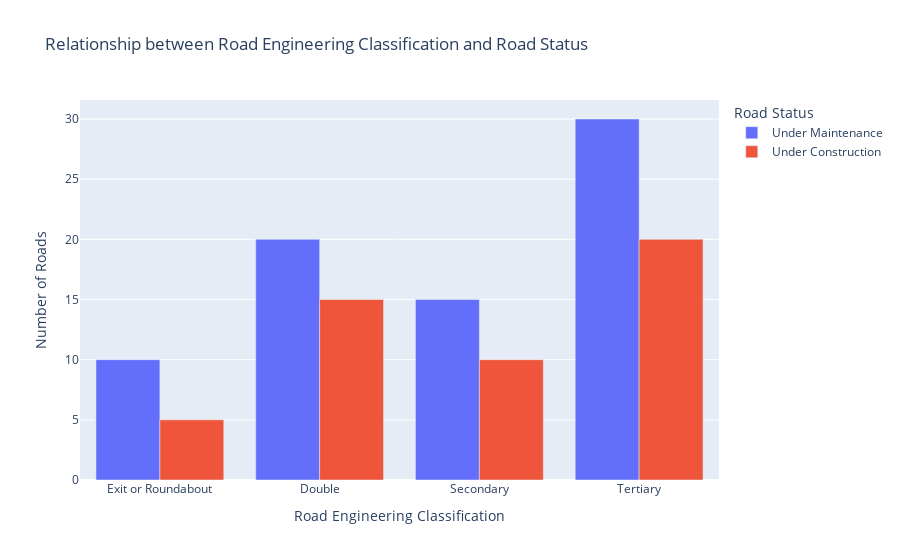

Notebook code for this chart:
### Code cell
import pandas as pd
import plotly.express as px
import plotly.graph_objects as go
data = pd.read_csv('road-statistics- (2).csv')
missing_values = data.isnull().sum()
english_data = data[[
    'رقم الطريق',
    'اسم الطريق عربي',
    'اتجاه الطريق انجليزي',
    'التصنيف الهندسي للطريق انجليزي',
    'ملكية الطريق انجليزي',
    'التصنيف الوظيفي للطريق انجليزي',
    'حالة الطريق انجليزي',
    'الطول الهندسي الطريق',
    'المنطقة'
]]
riyadh_data = data[data['المنطقة'] == 'الرياض']
duplicate_rows = riyadh_data[riyadh_data.duplicated()]
riyadh_data_without_duplicates = riyadh_data.drop_duplicates()
riyadh_data = riyadh_data.drop_duplicates()
# Calculate the average road length in Riyadh
average_road_length_riyadh = riyadh_data['الطول الهندسي الطريق'].mean()
# Data
data = {
    'Road Engineering Classification': ['Exit or Roundabout', 'Double', 'Secondary', 'Tertiary'],
    'Under Maintenance': [10, 20, 15, 30],  # Number of roads under maintenance
    'Under Construction': [5, 15, 10, 20]  # Number of roads under construction
}
df = pd.DataFrame(data)
# Plotting the bar chart
fig = px.bar(df, x='Road Engineering Classification', y=['Under Maintenance', 'Under Construction'],
             title='Relationship between Road Engineering Classification and Road Status',
             labels={'value': 'Number of Roads', 'variable': 'Road Status'},
             barmode='group')
# Show the interactive plot
fig.show()

### Figure 1 — Plotly figure (JSON) as saved in the notebook; plotly's stock layout.template omitted (floating-point values rounded to 4 significant figures)
{"data": [{"alignmentgroup": "True", "hovertemplate": "Road Status=Under Maintenance<br>Road Engineering Classification=%{x}<br>Number of Roads=%{y}<extra></extra>", "legendgroup": "Under Maintenance", "marker": {"color": "#636efa", "pattern": {"shape": ""}}, "name": "Under Maintenance", "offsetgroup": "Under Maintenance", "orientation": "v", "showlegend": true, "textposition": "auto", "type": "bar", "x": ["Exit or Roundabout", "Double", "Secondary", "Tertiary"], "xaxis": "x", "y": [10, 20, 15, 30], "yaxis": "y"}, {"alignmentgroup": "True", "hovertemplate": "Road Status=Under Construction<br>Road Engineering Classification=%{x}<br>Number of Roads=%{y}<extra></extra>", "legendgroup": "Under Construction", "marker": {"color": "#EF553B", "pattern": {"shape": ""}}, "name": "Under Construction", "offsetgroup": "Under Construction", "orientation": "v", "showlegend": true, "textposition": "auto", "type": "bar", "x": ["Exit or Roundabout", "Double", "Secondary", "Tertiary"], "xaxis": "x", "y": [5, 15, 10, 20], "yaxis": "y"}], "layout": {"barmode": "group", "legend": {"title": {"text": "Road Status"}, "tracegroupgap": 0}, "title": {"text": "Relationship between Road Engineering Classification and Road Status"}, "xaxis": {"anchor": "y", "domain": [0, 1], "title": {"text": "Road Engineering Classification"}}, "yaxis": {"anchor": "x", "domain": [0, 1], "title": {"text": "Number of Roads"}}}}
